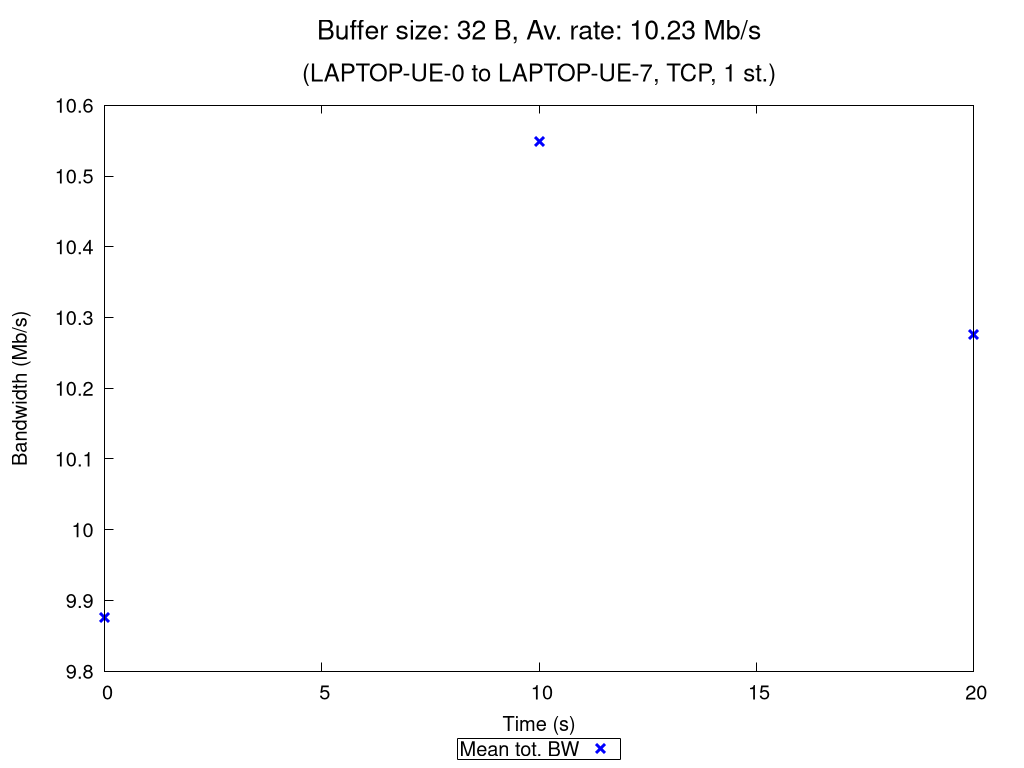

Generate this figure with gnuplot:
set terminal pngcairo nocrop enhanced size 1024,768 font "Verdana,15"
set output "TCP_1_st_2020_10_29_09-41-39_one2two_00032B.png"

set title "{/=20 Buffer size: 32 B, Av. rate: 10.23 Mb/s}\n\n{/=18 (LAPTOP-UE-0 to LAPTOP-UE-7, TCP, 1 st.)}"

set xlabel "Time (s)"
set ylabel "Bandwidth (Mb/s)"
set ytics nomirror
set key bmargin center horizontal box samplen 1 width -1
set bmargin 4.6
set rmargin 4.5

rf = 1000000.0  # rate factor
set style fill transparent solid 0.2 noborder
set autoscale xfix
plot "TCP_1_st_2020_10_29_09-41-39_one2two_00032B_iperf_processed.dat" using 1:($2/rf-$3/rf):($2/rf+$3/rf) with filledcurves lc rgb "blue" notitle, \
     "" using 1:($2/rf) with points pt 2 ps 1.5 lw 3 lc rgb "blue" title "Mean tot. BW", \
